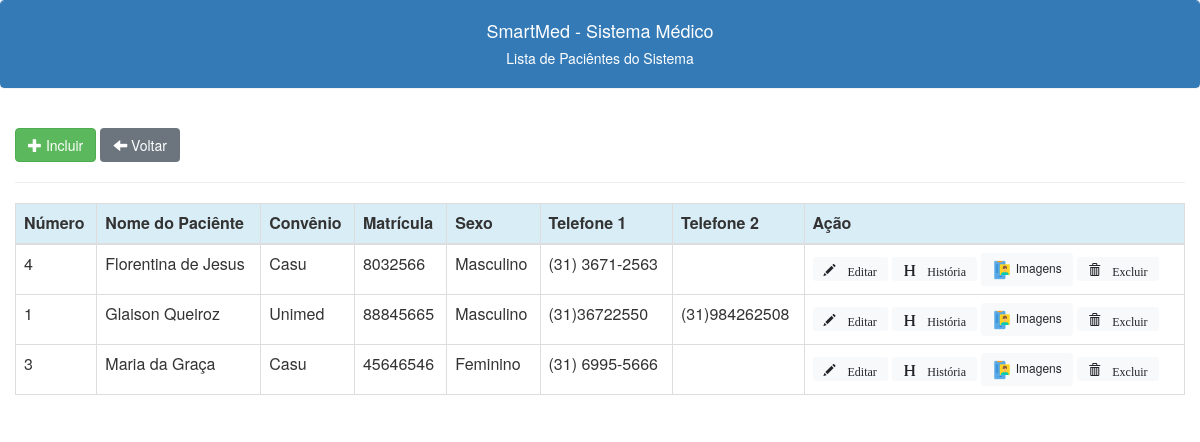
/pacientes_lista.php (signed in), run on an earlier commit of the app's database.
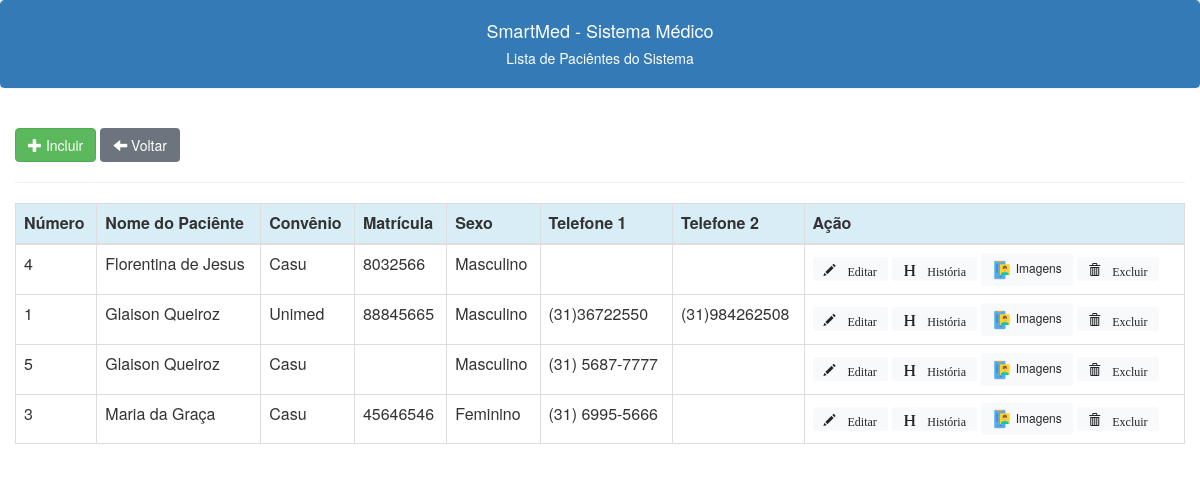
And on a later commit of the database.
### tables this page shows
CREATE TABLE IF NOT EXISTS `pacientes` (
  `id` int NOT NULL AUTO_INCREMENT,
  `id_convenio` int NOT NULL,
  `id_profissional` int DEFAULT NULL,
  `nome` varchar(180) NOT NULL,
  `sexo` char(1) DEFAULT NULL,
  `cor` varchar(50) DEFAULT NULL,
  `datanasc` date DEFAULT NULL,
  `estadocivil` varchar(50) DEFAULT NULL,
  `mae` varchar(150) DEFAULT NULL,
  `pai` varchar(150) DEFAULT NULL,
  `endereco` varchar(150) DEFAULT NULL,
  `bairro` varchar(150) DEFAULT NULL,
  `cidade` varchar(150) DEFAULT NULL,
  `cep` varchar(10) DEFAULT NULL,
  `uf` varchar(2) DEFAULT NULL,
  `email` varchar(150) DEFAULT NULL,
  `fone` varchar(20) NOT NULL,
  `fone2` varchar(20) DEFAULT NULL,
  `profissao` varchar(100) DEFAULT NULL,
  `indicacao` varchar(100) DEFAULT NULL,
  `dataprimeira` date DEFAULT NULL,
  `obs` blob,
  `classificacao` varchar(100) DEFAULT NULL,
  `naturalidade` varchar(100) DEFAULT NULL,
  `procedencia` varchar(100) DEFAULT NULL,
  `matricula` varchar(50) DEFAULT NULL,
  `cpf` varchar(11) DEFAULT NULL,
  `identidade` varchar(30) DEFAULT NULL,
  PRIMARY KEY (`id`),
  KEY `FK_pacientes_convenios` (`id_convenio`),
  KEY `FK_pacientes_profissionais` (`id_profissional`),
  CONSTRAINT `FK_pacientes_convenios` FOREIGN KEY (`id_convenio`) REFERENCES `convenios` (`id`),
  CONSTRAINT `FK_pacientes_profissionais` FOREIGN KEY (`id_profissional`) REFERENCES `profissionais` (`id`)
);

CREATE TABLE IF NOT EXISTS `convenios` (
  `id` int NOT NULL AUTO_INCREMENT,
  `id_tabela` int DEFAULT NULL,
  `nome` varchar(150) NOT NULL,
  `razaosocial` varchar(150) NOT NULL,
  `cnpj` varchar(18) NOT NULL,
  `inscestad` varchar(15) DEFAULT NULL,
  `inscmunicipal` varchar(14) DEFAULT NULL,
  `endereco` varchar(120) DEFAULT NULL,
  `bairro` varchar(120) DEFAULT NULL,
  `cidade` varchar(120) DEFAULT NULL,
  `cep` varchar(10) DEFAULT NULL,
  `uf` varchar(2) DEFAULT NULL,
  `fone1` varchar(20) NOT NULL,
  `fone2` varchar(20) DEFAULT NULL,
  `email` varchar(150) NOT NULL,
  `url` varchar(255) DEFAULT NULL,
  `diaenvio` char(2) DEFAULT NULL,
  `diapagamento` char(2) DEFAULT NULL,
  `percentch` varchar(3) DEFAULT NULL,
  `contato` varchar(100) DEFAULT NULL,
  `obs` blob,
  PRIMARY KEY (`id`),
  KEY `FK_convenios_tabela` (`id_tabela`),
  CONSTRAINT `FK_convenios_tabela` FOREIGN KEY (`id_tabela`) REFERENCES `tabela` (`id`)
);

### pacientes_lista.php (the view, shortened to what this page needs)
<?php
include("conexao.php");
include("links.php");
    $c_sql = "SELECT pacientes.id, pacientes.nome, pacientes.sexo, pacientes.fone, pacientes.fone2, convenios.nome as convenio, pacientes.matricula
    FROM pacientes JOIN convenios ON pacientes.id_convenio=convenios.id order by pacientes.nome";
    $result = $conection->query($c_sql);
?>
<!doctype html>
<html lang="en">
<body>
    <div class="panel panel-primary class">
        <div class="panel-heading text-center">
            <h4>SmartMed - Sistema Médico</h4>
            <h5>Lista de Paciêntes do Sistema<h5>
        </div>
    </div>
    <br>
    <div class="container-fluid">
        <form id="frmpaciente" method="POST" action="">
            <a class="btn btn-success" href="/smedweb/pacientes_novo.php"><span class="glyphicon glyphicon-plus"></span> Incluir</a>
            <a class="btn btn-secondary" href="/smedweb/menu.php"><span class="glyphicon glyphicon-arrow-left"></span> Voltar</a>
        </form>
        <hr>
        <table class="table display table-bordered tabpacientes">
            <thead class="thead">
                <tr class="info">
                    <th scope="col">Número</th>
                    <th scope="col">Nome do Paciênte</th>
                    <th scope="col">Convênio</th>
                    <th scope="col">Matrícula</th>
                    <th scope="col">Sexo</th>
                    <th scope="col">Telefone 1</th>
                    <th scope="col">Telefone 2</th>
                    <th scope="col">Ação</th>
                </tr>
            </thead>
            <tbody>
                <?php
                if (!empty($c_sql)) {
                    while ($c_linha = $result->fetch_assoc()) {
                        if ($c_linha['sexo'] == 'M') {
                            $c_sexo = "Masculino";
                        } else {
                            $c_sexo = "Feminino";
                        }
                        echo "
                    <tr>
                    <td>$c_linha[id]</td>
                    <td>$c_linha[nome]</td>
                    <td>$c_linha[convenio]</td>
                    <td>$c_linha[matricula]</td>
                    <td>$c_sexo</td>
                    <td>$c_linha[fone]</td>
                    <td>$c_linha[fone2]</td>
                    <td>
                    <a class='btn btn-light btn-sm' title='Editar Paciênte' href='javascript:func()'onclick='editar($c_linha[id])'><span class='glyphicon glyphicon-pencil'> Editar</span></a>
                    <a class='btn btn-light btn-sm' title='História Clinica' href='javascript:func()'onclick='historia($c_linha[id])'><span class='glyphicon glyphicon-header'> História</span></a>
                    <a class='btn btn-light btn-sm' title='Imagens' href='javascript:func()'onclick='imagem($c_linha[id])'><img src='\smedweb\images\imagens.png' alt='' width='20' height='20'> Imagens</a>
                    <a class='btn btn-light btn-sm' title='Excluir Paciênte' href='javascript:func()'onclick='confirmacao($c_linha[id])'><span class='glyphicon glyphicon-trash'> Excluir</span></a>
                    </td>
                    </td>
                    </tr>
                    ";
                    }
                }
                ?>
            </tbody>
        </table>
    </div>
</body>
</html>

### links.php (shortened to what this page needs)
<link rel="stylesheet" href="https://cdn.jsdelivr.net/npm/bootstrap@4.0.0/dist/css/bootstrap.min.css">
<link rel="stylesheet" href="https://maxcdn.bootstrapcdn.com/bootstrap/3.3.7/css/bootstrap.min.css">
<link href="https://nightly.datatables.net/css/jquery.dataTables.css" rel="stylesheet" type="text/css" />

What changed in the data, as far as the page shows it:
changed pacientes "Florentina de Jesus": fone "(31) 3671-2563" → (not shown)
added pacientes: id "5", nome "Glaison Queiroz", id_convenio.nome "Casu", sexo "Masculino", fone "(31) 5687-7777"
